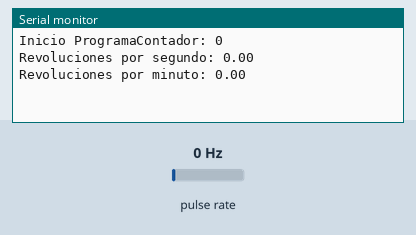
This sketch was run on a simulated Arduino Uno, built with avr-gcc and run on an emulated ATmega328P. Shown: the last lines printed to the serial monitor. Wiring (inferred from the names in the program): pulse sensor: data pin 3. The test bench sets the inputs (shaded band); at power-on: pulse rate 0 Hz.

Above: at 1.2 s.
1.3 s: pulse rate (sensor on pin 3) set to 4 Hz
At 2.5 s:
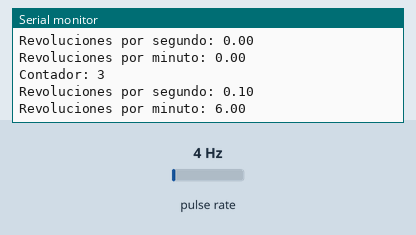
2.8 s: pulse rate (sensor on pin 3) set to 50 Hz
At 3.7 s:
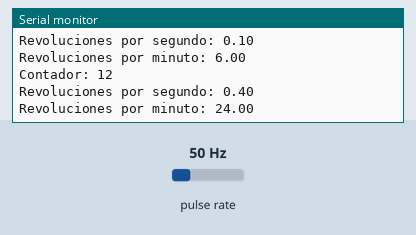
Timing chart, 0 to 5.8 s (numbered marks = the images above; inputs shaded):
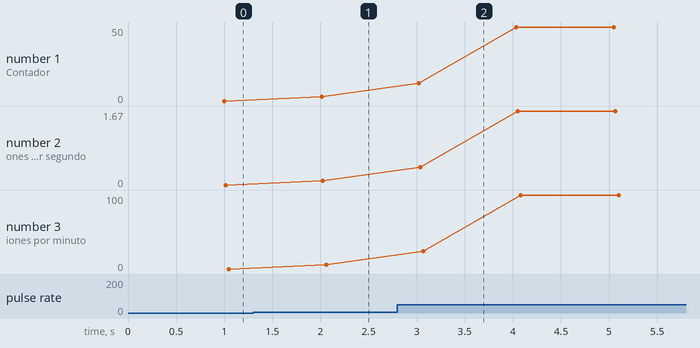

The sketch:

Ejemplo_Interrupcion_Encoder.ino
```cpp
// Declaracion de Variables
// Definicion de Pines
#define encoder   3

// Variables
int valorPot  = 0;
int PWM       = 0;
float RPM = 0;

// Variable interrupcion
volatile int contador = 0;


void setup() {
  // Iniciacion de Puertos
  pinMode(encoder, INPUT);

  // Configuracion de la interrupcion
  attachInterrupt(1, interrupcion, RISING);

  // Activavion Comunicacion Serial
  Serial.begin(9600);
  Serial.print ("Inicio Programa");
}

void loop() {
  delay(1000);
  RPM = contador;

  Serial.print("Contador: ");
  Serial.println(contador);

  Serial.print("Revoluciones por segundo: ");
  Serial.println(RPM/30);

  Serial.print("Revoluciones por minuto: ");
  Serial.println((RPM/30)*60);
  contador = 0;
}

// Interrupciones
void interrupcion(){
  contador++;
}
```

Measured:
- after the input at 1.3 s, the serial monitor: prints a new line after 0.71 s (image 1)
- after the input at 2.8 s, the serial monitor: prints a new line after 0.22 s (image 2)
- plotted number 1: 0 → 3 after the input at 1.3 s, 3 → 50 after the input at 2.8 s
- plotted number 2: 0 → 0.1 after the input at 1.3 s, 0.1 → 1.67 after the input at 2.8 s
- plotted number 3: 0 → 6 after the input at 1.3 s, 6 → 100 after the input at 2.8 s
